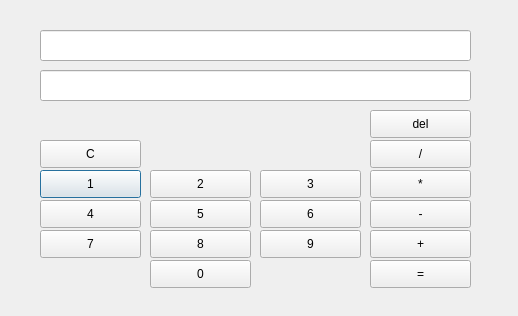
<?xml version="1.0" encoding="UTF-8"?>
<ui version="4.0">
 <class>Dialog</class>
 <widget class="QDialog" name="Dialog">
  <property name="geometry">
   <rect>
    <x>0</x>
    <y>0</y>
    <width>518</width>
    <height>316</height>
   </rect>
  </property>
  <property name="windowTitle">
   <string>Dialog</string>
  </property>
  <widget class="QPushButton" name="num_pushButton_1">
   <property name="geometry">
    <rect>
     <x>40</x>
     <y>170</y>
     <width>101</width>
     <height>28</height>
    </rect>
   </property>
   <property name="text">
    <string>1</string>
   </property>
  </widget>
  <widget class="QLineEdit" name="q_lineEdit">
   <property name="geometry">
    <rect>
     <x>40</x>
     <y>30</y>
     <width>431</width>
     <height>31</height>
    </rect>
   </property>
  </widget>
  <widget class="QPushButton" name="num_pushButton_2">
   <property name="geometry">
    <rect>
     <x>150</x>
     <y>170</y>
     <width>101</width>
     <height>28</height>
    </rect>
   </property>
   <property name="text">
    <string>2</string>
   </property>
  </widget>
  <widget class="QPushButton" name="num_pushButton_3">
   <property name="geometry">
    <rect>
     <x>260</x>
     <y>170</y>
     <width>101</width>
     <height>28</height>
    </rect>
   </property>
   <property name="text">
    <string>3</string>
   </property>
  </widget>
  <widget class="QPushButton" name="num_pushButton_4">
   <property name="geometry">
    <rect>
     <x>260</x>
     <y>200</y>
     <width>101</width>
     <height>28</height>
    </rect>
   </property>
   <property name="text">
    <string>6</string>
   </property>
  </widget>
  <widget class="QPushButton" name="num_pushButton_5">
   <property name="geometry">
    <rect>
     <x>40</x>
     <y>200</y>
     <width>101</width>
     <height>28</height>
    </rect>
   </property>
   <property name="text">
    <string>4</string>
   </property>
  </widget>
  <widget class="QPushButton" name="num_pushButton_6">
   <property name="geometry">
    <rect>
     <x>150</x>
     <y>200</y>
     <width>101</width>
     <height>28</height>
    </rect>
   </property>
   <property name="text">
    <string>5</string>
   </property>
  </widget>
  <widget class="QPushButton" name="num_pushButton_7">
   <property name="geometry">
    <rect>
     <x>150</x>
     <y>230</y>
     <width>101</width>
     <height>28</height>
    </rect>
   </property>
   <property name="text">
    <string>8</string>
   </property>
  </widget>
  <widget class="QPushButton" name="num_pushButton_8">
   <property name="geometry">
    <rect>
     <x>40</x>
     <y>230</y>
     <width>101</width>
     <height>28</height>
    </rect>
   </property>
   <property name="text">
    <string>7</string>
   </property>
  </widget>
  <widget class="QPushButton" name="num_pushButton_9">
   <property name="geometry">
    <rect>
     <x>260</x>
     <y>230</y>
     <width>101</width>
     <height>28</height>
    </rect>
   </property>
   <property name="text">
    <string>9</string>
   </property>
  </widget>
  <widget class="QPushButton" name="num_pushButton_0">
   <property name="geometry">
    <rect>
     <x>150</x>
     <y>260</y>
     <width>101</width>
     <height>28</height>
    </rect>
   </property>
   <property name="text">
    <string>0</string>
   </property>
  </widget>
  <widget class="QPushButton" name="sign_pushButton_1">
   <property name="geometry">
    <rect>
     <x>370</x>
     <y>140</y>
     <width>101</width>
     <height>28</height>
    </rect>
   </property>
   <property name="text">
    <string>/</string>
   </property>
  </widget>
  <widget class="QPushButton" name="sign_pushButton_2">
   <property name="geometry">
    <rect>
     <x>370</x>
     <y>170</y>
     <width>101</width>
     <height>28</height>
    </rect>
   </property>
   <property name="text">
    <string>*</string>
   </property>
  </widget>
  <widget class="QPushButton" name="sign_pushButton_3">
   <property name="geometry">
    <rect>
     <x>370</x>
     <y>200</y>
     <width>101</width>
     <height>28</height>
    </rect>
   </property>
   <property name="text">
    <string>-</string>
   </property>
  </widget>
  <widget class="QPushButton" name="sign_pushButton_4">
   <property name="geometry">
    <rect>
     <x>370</x>
     <y>230</y>
     <width>101</width>
     <height>28</height>
    </rect>
   </property>
   <property name="text">
    <string>+</string>
   </property>
  </widget>
  <widget class="QPushButton" name="result_pushButton">
   <property name="geometry">
    <rect>
     <x>370</x>
     <y>260</y>
     <width>101</width>
     <height>28</height>
    </rect>
   </property>
   <property name="text">
    <string>=</string>
   </property>
  </widget>
  <widget class="QPushButton" name="reset_pushButton">
   <property name="geometry">
    <rect>
     <x>40</x>
     <y>140</y>
     <width>101</width>
     <height>28</height>
    </rect>
   </property>
   <property name="text">
    <string>C</string>
   </property>
  </widget>
  <widget class="QPushButton" name="del_pushButton">
   <property name="geometry">
    <rect>
     <x>370</x>
     <y>110</y>
     <width>101</width>
     <height>28</height>
    </rect>
   </property>
   <property name="text">
    <string>del</string>
   </property>
  </widget>
  <widget class="QLineEdit" name="a_lineEdit">
   <property name="geometry">
    <rect>
     <x>40</x>
     <y>70</y>
     <width>431</width>
     <height>31</height>
    </rect>
   </property>
  </widget>
 </widget>
 <resources/>
 <connections/>
</ui>
